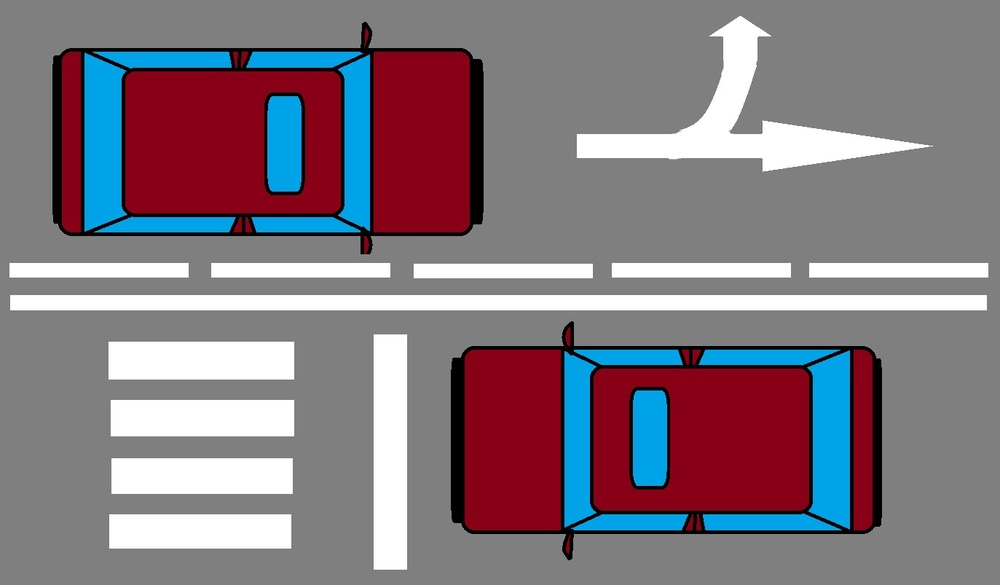
//> input picture Practik2019/car_on_the_road2.jpg, 1000 x 585 px, shrunk from 1373 x 803 before the run, given in place of z.mp4, which was not available
$ ./Video_work   (built with g++ and OpenCV 4)
//> lines starting //> are read from the running program, lines starting //| are printed output that depends on the picture; after the words box and inside, x2 and y2 are one past the last pixel; in counts of white or black regions, pixels touching at a corner belong together; pictures that were not available may be replaced by others from this repository, and a replacement may not be noted
// Video_work.cpp : Этот файл содержит функцию "main". Здесь начинается и заканчивается выполнение программы.
//

#include "pch.h"
#include <iostream>

#include <opencv2/opencv.hpp>

using namespace std;
using namespace cv;


VideoCapture videoSource;
Mat frame; Mat srcGray; Mat Traectory;
RNG rng(12345);
#define VIDEO_PATH "z.mp4"

int main()
{
	//Open video
	if (!videoSource.open(VIDEO_PATH))
	{
		std::cout << "Video not found at " << VIDEO_PATH << std::endl;
		return 1;     // Exit if fail
	}
	videoSource.set(CAP_PROP_CONVERT_RGB, 1);

	int cameraWidth = videoSource.get(CAP_PROP_FRAME_WIDTH);
	int cameraHeight = videoSource.get(CAP_PROP_FRAME_HEIGHT);
	float cameraAspectRatio = cameraWidth / cameraHeight;

	std::cout << "Camera resolution: " << cameraWidth << ", " << cameraHeight << " aspect ratio: " << cameraAspectRatio << std::endl;

	videoSource >> Traectory;
//> Traectory is the input picture: 585 rows x 1000 cols, CV_8UC3; mean B, G, R 128.1, 119.8, 130.8

	imshow("r", Traectory);
	while (true)
	{
		videoSource >> frame;
		if (frame.empty())
			break;

		cvtColor(frame, srcGray, COLOR_BGR2GRAY);
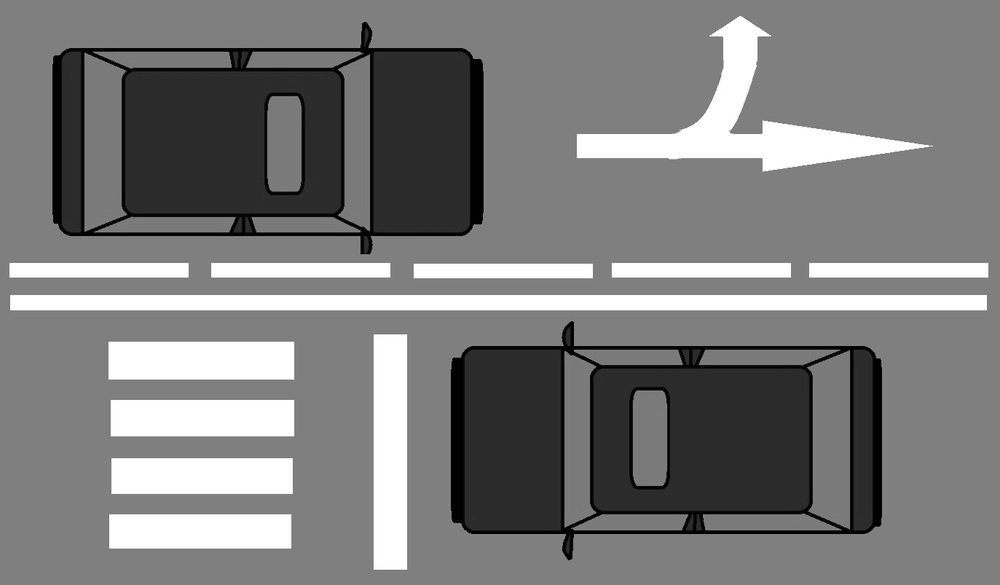
//> srcGray: 585 rows x 1000 cols, CV_8UC1; min 0, max 255, mean 124
		blur(srcGray, srcGray, Size(3, 3));
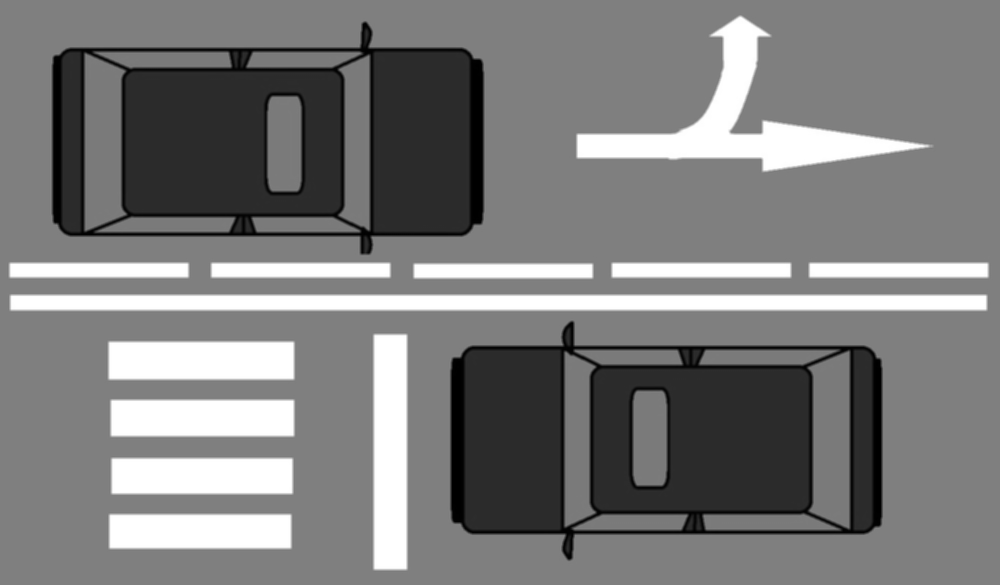
//> srcGray: 585 rows x 1000 cols, CV_8UC1; 18.22% of pixels changed, all inside (x1, y1, x2, y2) = (0, 8, 993, 576)

		Mat srcThresh;
		double otsu;

		otsu = threshold(srcGray, srcThresh, 0, 255, THRESH_BINARY | THRESH_OTSU);
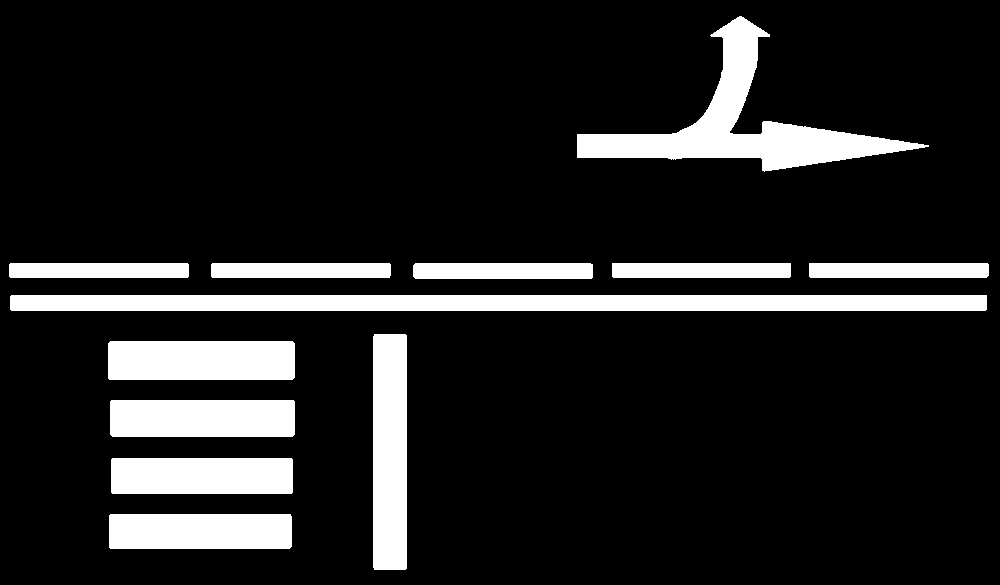
//> srcThresh: 585 rows x 1000 cols, CV_8UC1; 13.2% white; 12 white regions, largest, box (x1, y1, x2, y2) and area: (10, 295, 987, 311) 15629, (577, 16, 929, 172) 13145, (373, 334, 407, 570) 8018
//> otsu = 176

		Mat cannyOut;
		Canny(srcGray, cannyOut, otsu, otsu * 1 / 2, 3, 1);
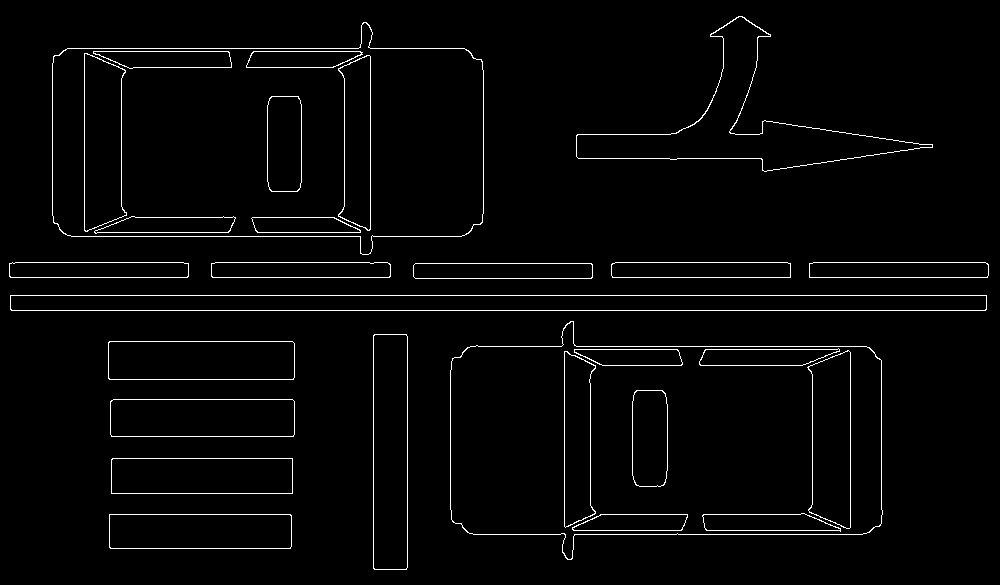
//> cannyOut: 585 rows x 1000 cols, CV_8UC1; 2.4% white in thin lines or dots


		vector<vector<Point> > contours;
		vector<Vec4i> hierarchy;

		findContours(cannyOut, contours, hierarchy, RETR_EXTERNAL, CHAIN_APPROX_SIMPLE, Point(0, 0));
//> contours = 14 contours; largest, box (x1, y1, x2, y2) and area: (450, 321, 883, 560) 80980, (52, 22, 484, 255) 80936, (10, 295, 987, 311) 14639, (576, 16, 933, 172) 13016, (373, 334, 408, 570) 7986


		vector<Moments> mu(contours.size());
//> mu = 14 items
		for (int i = 0; i < contours.size(); i++)
		{
			mu[i] = moments(contours[i], false);
		}
//> this loop made 14 passes


		vector<Point2f> mc(contours.size());
		for (int i = 0; i < contours.size(); i++)
		{
			mc[i] = Point2f(mu[i].m10 / mu[i].m00, mu[i].m01 / mu[i].m00);
		}


		Mat drawing = Mat::zeros(cannyOut.size(), CV_8UC3);
		string sObjectNumber;
		ostringstream sContourNumber;

		for (int i = 0; i < contours.size(); i++)
		{
			if (contourArea(contours[i]) > 100) {
				sContourNumber << i;
				sObjectNumber = sContourNumber.str();
				Point pCoordinates(mc[i].x + 3, mc[i].y - 3);
				Scalar color = Scalar(rng.uniform(0, 255), rng.uniform(0, 255), rng.uniform(0, 255));
				Scalar way_color = Scalar(0, 165, 255);
				drawContours(frame, contours, i, way_color, 2, 8, hierarchy, 0, Point());
				circle(frame, mc[i], 4, way_color, -1, 8, 0);
				circle(Traectory, mc[i], 4, way_color, -1, 8, 0);
				//putText(drawing, sObjectNumber, pCoordinates, FONT_HERSHEY_COMPLEX, 1, color, 2, 8);
				sContourNumber.str("");
				sContourNumber.clear();
			}

		}
//> this loop made 14 passes
//> pCoordinates on passes 1 to 12: Point(202, 527), Point(204, 472), Point(205, 414), Point(203, 357), Point(392, 448), Point(668, 436), Point(501, 299), Point(505, 267), Point(901, 266), Point(703, 266), Point(303, 266), Point(101, 266)
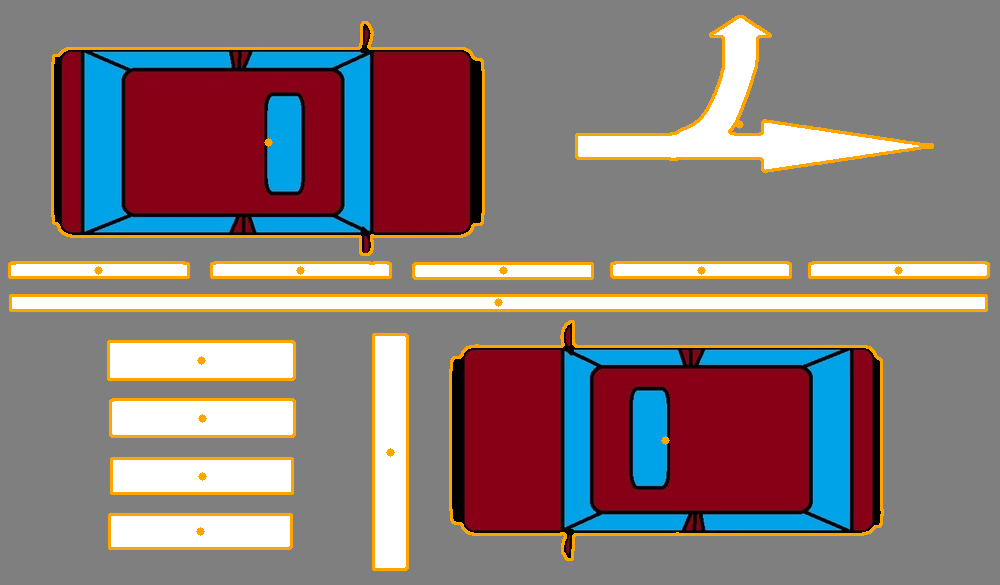
//> frame: 585 rows x 1000 cols, CV_8UC3; 5.21% of pixels changed, all inside (x1, y1, x2, y2) = (8, 15, 990, 571)
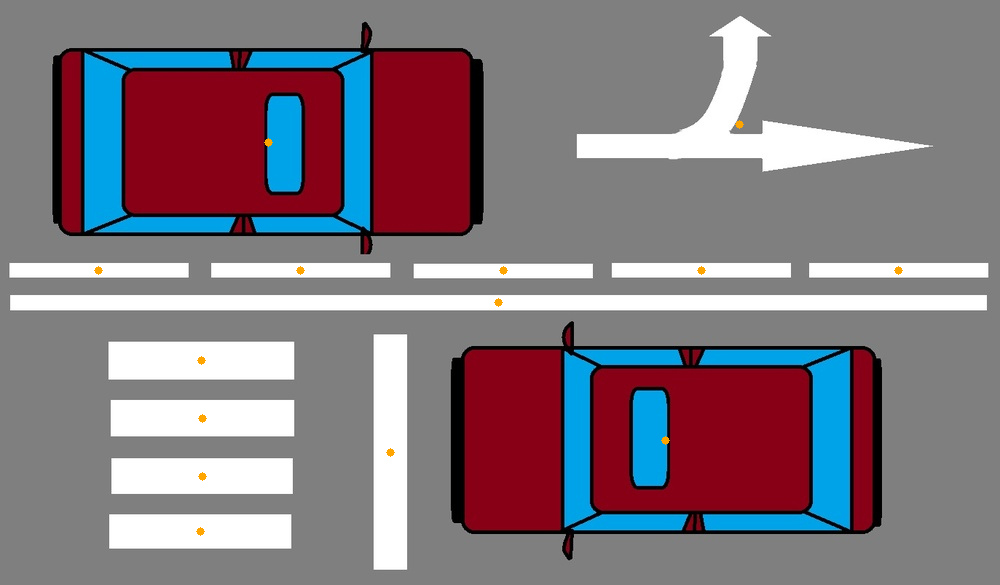
//> Traectory: 585 rows x 1000 cols, CV_8UC3; 0.12% of pixels changed, all inside (x1, y1, x2, y2) = (94, 120, 903, 536)


		imshow("frame", frame);
		waitKey(3);
	}
	imshow("r", Traectory);
	waitKey(0);
	return 0;
}


// Запуск программы: CTRL+F5 или меню "Отладка" > "Запуск без отладки"
// Отладка программы: F5 или меню "Отладка" > "Запустить отладку"

// Советы по началу работы
//   1. В окне обозревателя решений можно добавлять файлы и управлять ими.
//   2. В окне Team Explorer можно подключиться к системе управления версиями.
//   3. В окне "Выходные данные" можно просматривать выходные данные сборки и другие сообщения.
//   4. В окне "Список ошибок" можно просматривать ошибки.
//   5. Последовательно выберите пункты меню "Проект" > "Добавить новый элемент", чтобы создать файлы кода, или "Проект" > "Добавить существующий элемент", чтобы добавить в проект существующие файлы кода.
//   6. Чтобы снова открыть этот проект позже, выберите пункты меню "Файл" > "Открыть" > "Проект" и выберите SLN-файл.
